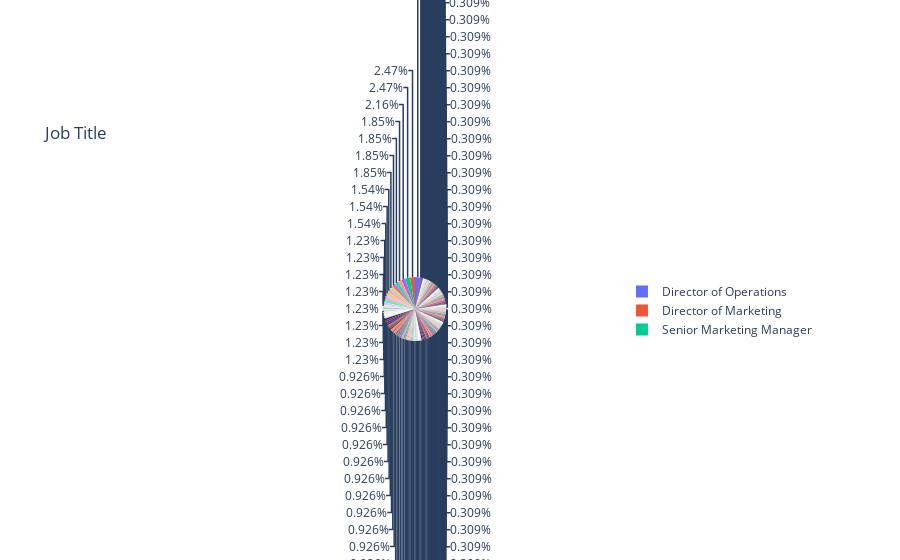

The cell this chart's notebook holds for it:
### Code cell
job_title_count = df['Job Title'].value_counts().reset_index()
job_title_distribution = px.pie(job_title_count, values='count', names="Job Title", title="Job Title")
job_title_distribution.show()

### Figure 1 — Plotly figure (JSON) as saved in the notebook; plotly's stock layout.template omitted (floating-point values rounded to 4 significant figures; data arrays with more than 128 entries replaced by an {"elided": "..."} marker saying what was removed)
{"data": [{"domain": {"x": [0, 1], "y": [0, 1]}, "hovertemplate": "Job Title=%{label}<br>count=%{value}<extra></extra>", "labels": {"elided": "174 str values"}, "legendgroup": "", "name": "", "showlegend": true, "type": "pie", "values": {"elided": "174 int values"}}], "layout": {"legend": {"tracegroupgap": 0}, "title": {"text": "Job Title"}}}
